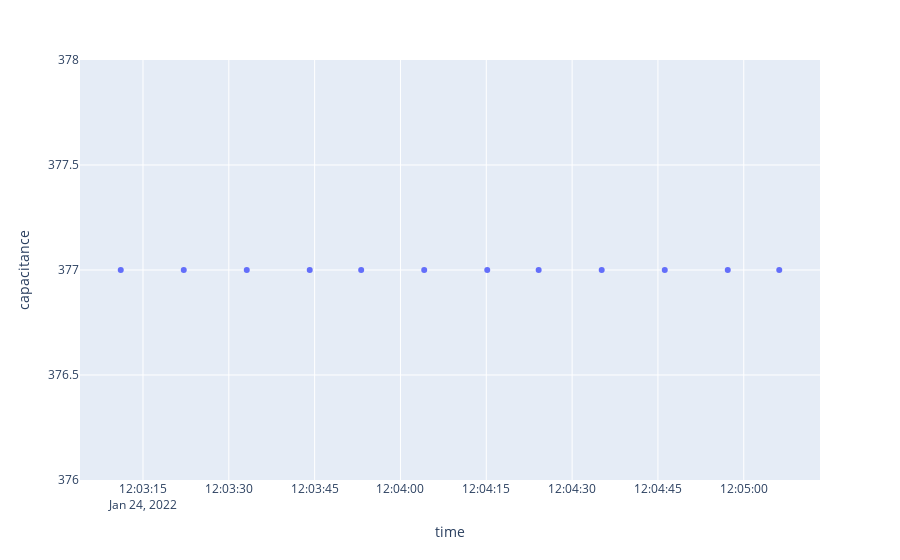

Write notebook code for a chart like this one.
### Code cell
import plotly.express as px

px.scatter(recievedDf, x="time", y="capacitance")

### Figure 1 — Plotly figure (JSON) as saved in the notebook; plotly's stock layout.template omitted (floating-point values rounded to 4 significant figures)
{"data": [{"hovertemplate": "time=%{x}<br>capacitance=%{y}<extra></extra>", "legendgroup": "", "marker": {"color": "#636efa", "symbol": "circle"}, "mode": "markers", "name": "", "orientation": "v", "showlegend": false, "type": "scatter", "x": ["2022-01-24 12:03:11.113422", "2022-01-24 12:03:22.126654", "2022-01-24 12:03:33.139828", "2022-01-24 12:03:44.142931", "2022-01-24 12:03:53.132063", "2022-01-24 12:04:04.151023", "2022-01-24 12:04:15.167402", "2022-01-24 12:04:24.153225", "2022-01-24 12:04:35.171424", "2022-01-24 12:04:46.196605", "2022-01-24 12:04:57.204742", "2022-01-24 12:05:06.202570"], "xaxis": "x", "y": [377, 377, 377, 377, 377, 377, 377, 377, 377, 377, 377, 377], "yaxis": "y"}], "layout": {"legend": {"tracegroupgap": 0}, "margin": {"t": 60}, "xaxis": {"anchor": "y", "domain": [0, 1], "title": {"text": "time"}}, "yaxis": {"anchor": "x", "domain": [0, 1], "title": {"text": "capacitance"}}}}
